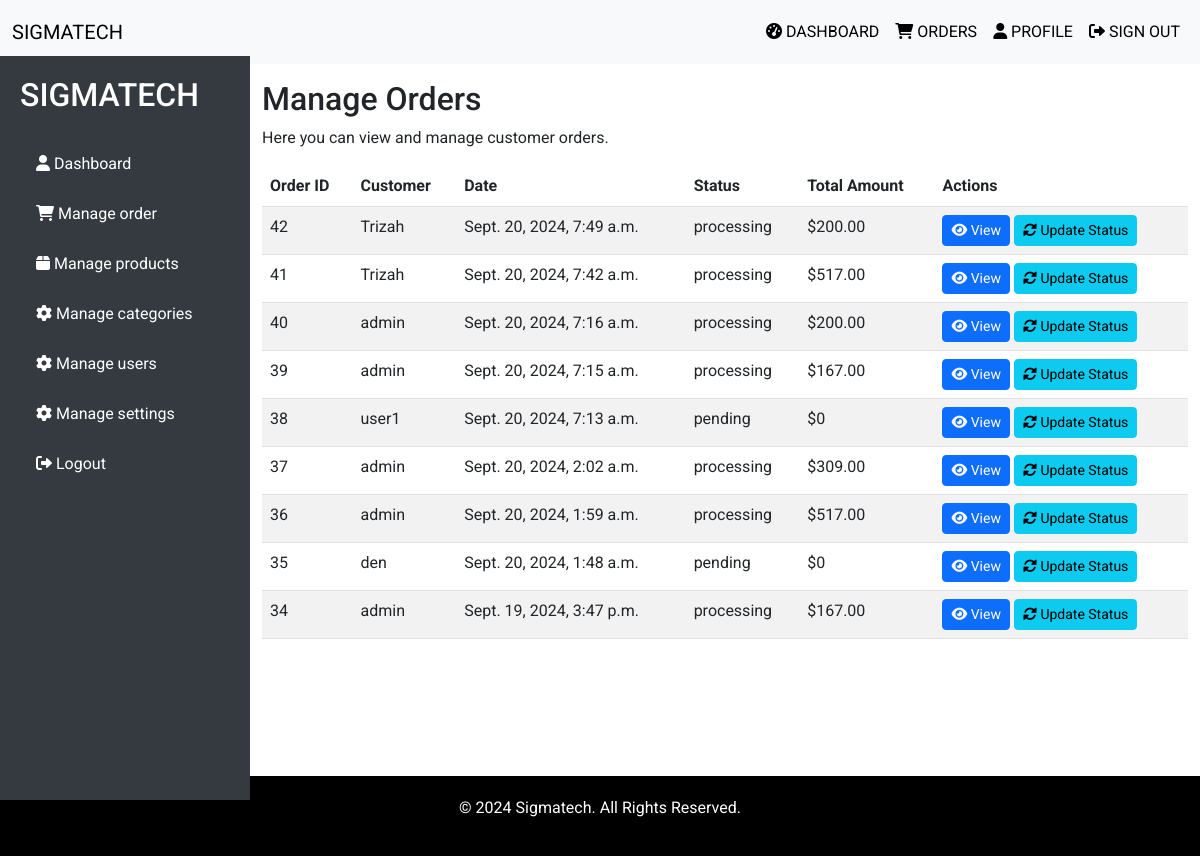
Page /dashboard/dashboard/admin/orders/ (signed in) on the earlier database version.
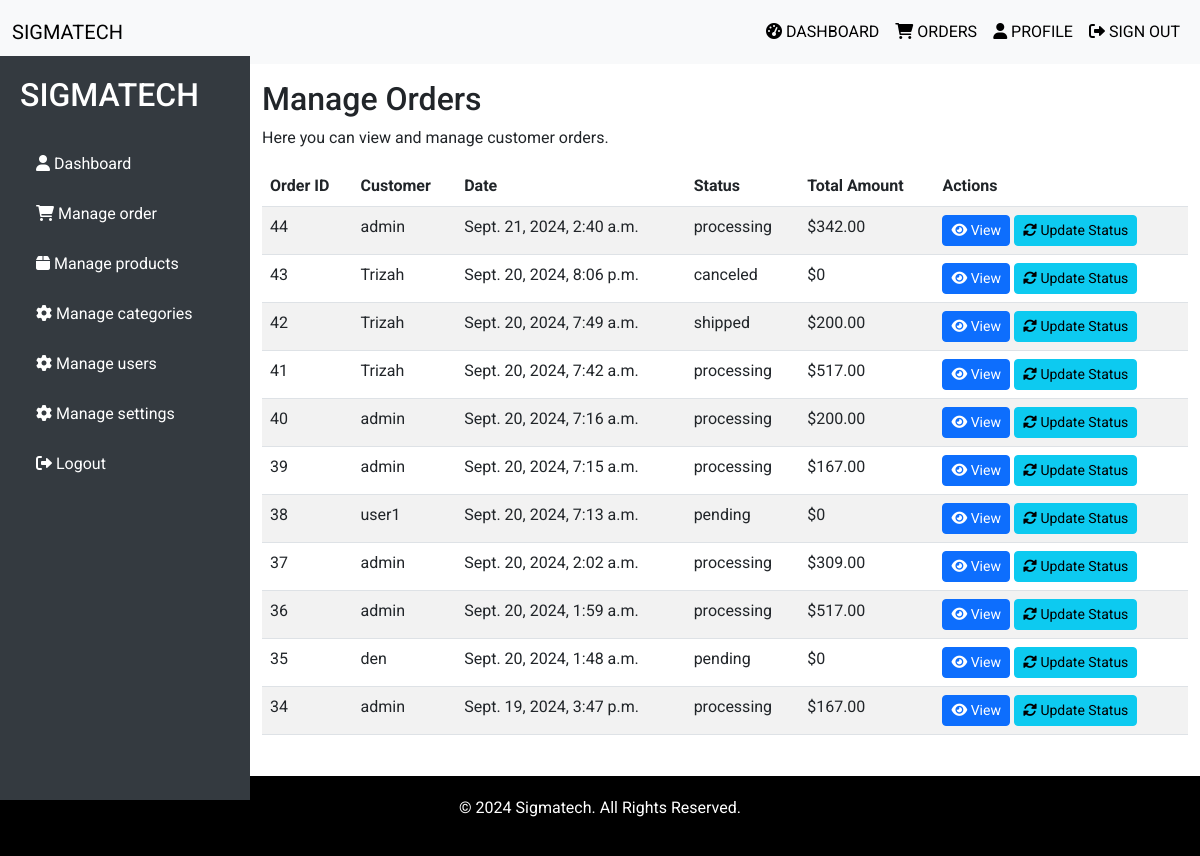
Same page on the later database version.
### order/models.py (models this page shows, shortened)
class Order(models.Model):
    STATUS_CHOICES = [
        ('pending', 'Pending'),
        ('processing', 'Processing'),
        ('shipped', 'Shipped'),
        ('delivered', 'Delivered'),
        ('canceled', 'Canceled'),
    ]
    user = models.ForeignKey(settings.AUTH_USER_MODEL, on_delete=models.CASCADE)
    cart = models.OneToOneField(Cart, on_delete=models.CASCADE)
    status = models.CharField(max_length=20, choices=STATUS_CHOICES, default='pending')
    created_at = models.DateTimeField(auto_now_add=True)
    updated_at = models.DateTimeField(auto_now=True)

### dashboard/views.py (the view)
# urls.py: path('dashboard/admin/orders/', admin_manage_orders, name='admin_manage_orders'),
@user_passes_test(admin_only)
def admin_manage_orders(request):
    orders = Order.objects.all().order_by('-created_at')  # Latest orders first
    for order in orders:
        total_price = sum(item.price * item.quantity for item in order.items.all())
        order.total_price = total_price
        order.save()  # Save the updated total price to the database
    context = {
        'orders': orders,
    }
    return render(request, 'dashboard/manage_orders.html', context)

### dashboard/views.py (called while the page is built)
def admin_only(user):
    return user.is_superuser

### dashboard/templates/dashboard/manage_orders.html (shortened to what this page needs)
{% extends 'dashboard/base1.html' %}
{% block content %}
<div class="container-fluid mt-4">
    <h2>Manage Orders</h2>
    <p>Here you can view and manage customer orders.</p>
    <div class="table-responsive">
        <table class="table table-striped">
            <thead>
                <tr>
                    <th>Order ID</th>
                    <th>Customer</th>
                    <th>Date</th>
                    <th>Status</th>
                    <th>Total Amount</th>
                    <th>Actions</th>
                </tr>
            </thead>
            <tbody>
                {% for order in orders %}
                <tr>
                    <td>{{ order.id }}</td>
                    <td>{{ order.user  }}</td>
                    <td>{{ order.created_at }}</td>
                    <td>{{ order.status }}</td>
                    <td>${{ order.total_price }}</td>
                    <td>
                        <a href="{% url 'dashboard:admin_view_order' order.id %}" class="btn btn-primary btn-sm">
                            <i class="fas fa-eye"></i> View
                        </a>
                        <a href="{% url 'dashboard:admin_update_order_status' order.id %}" class="btn btn-info btn-sm">
                            <i class="fas fa-sync-alt"></i> Update Status
                        </a>
                    </td>
                </tr>
                {% endfor %}
            </tbody>
        </table>
    </div>
</div>
{% endblock %}

Differences in the rows shown:
added Order: id "44", user "admin", created_at "Sept. 21, 2024, 2:40 a.m.", status "processing", total_price "342.00"
added Order: id "43", user "Trizah", created_at "Sept. 20, 2024, 8:06 p.m.", status "canceled", total_price "0"
changed Order id 42: status "processing" → "shipped"
